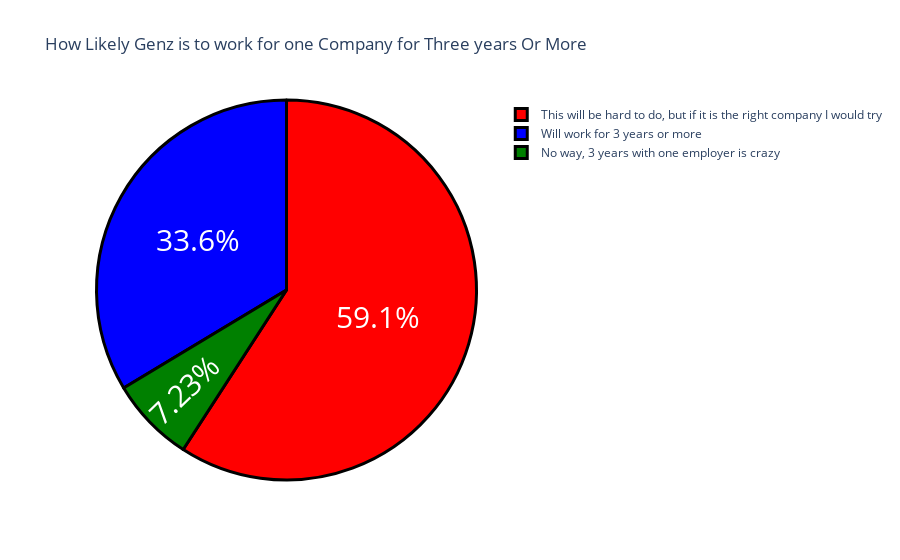

Notebook cell for this chart:
### Markdown cell above
Statemnet 4:How Likely Genz is to work for one Company for Three years Or More

### Code cell
likely_to_work="How likely is that you will work for one employer for 3 years or more ?"
likely_to_work=data[likely_to_work].value_counts()
label=likely_to_work.index
counts=likely_to_work.values
colors=['red','blue','green']
fig=go.Figure(data=[go.Pie(labels=label,values=counts)])
fig.update_layout(title_text="How Likely Genz is to work for one Company for Three years Or More")
fig.update_traces(hoverinfo='value+percent',textinfo='percent',textfont_size=30,
                  marker=dict(colors=colors,line=dict(color='black',width=3)))
fig.show()

### Figure 1 — Plotly figure (JSON) as saved in the notebook; plotly's stock layout.template omitted (floating-point values rounded to 4 significant figures)
{"data": [{"hoverinfo": "value+percent", "labels": ["This will be hard to do, but if it is the right company I would try", "Will work for 3 years or more", "No way, 3 years with one employer is crazy"], "marker": {"colors": ["red", "blue", "green"], "line": {"color": "black", "width": 3}}, "textfont": {"size": 30}, "textinfo": "percent", "type": "pie", "values": [139, 79, 17]}], "layout": {"title": {"text": "How Likely Genz is to work for one Company for Three years Or More"}}}
